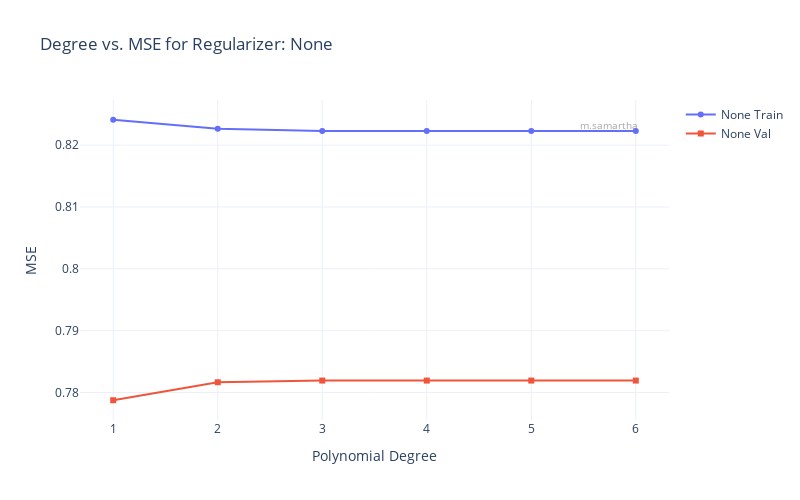
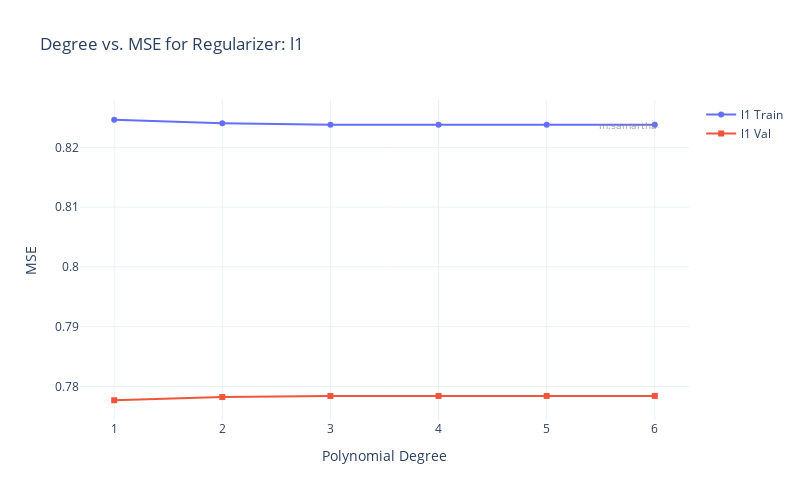
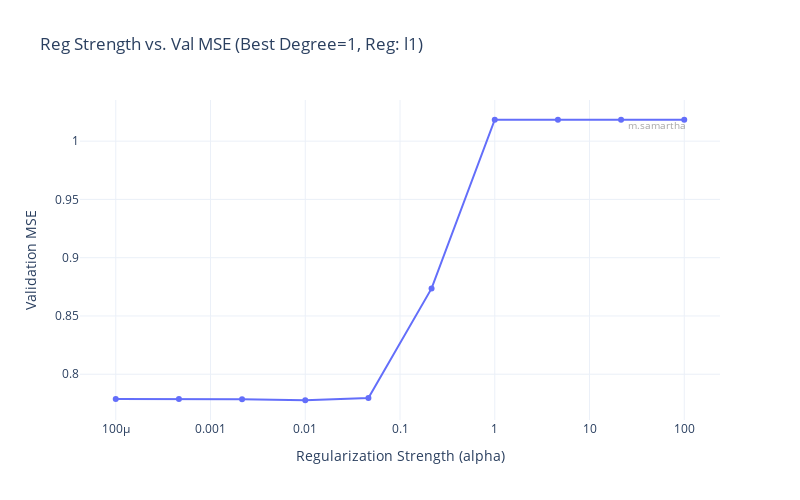
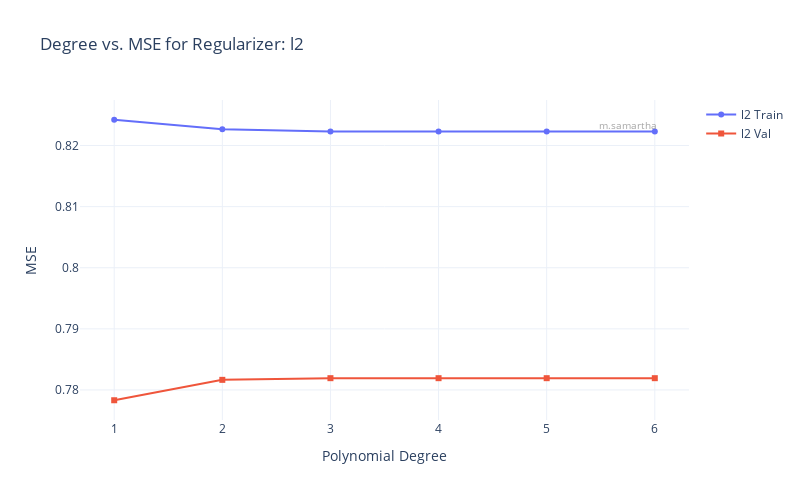

The cell these charts' notebook holds for them, in order:
### Code cell
class PolyRegressor:
    def __init__(self, degree=1, regularizer=None, reg_strength=0.0):
        """
        Initialize the polynomial regression model.
        
        Args:
            degree (int): Degree of polynomial features.
            regularizer (str or None): Type of regularization ('l1', 'l2', or None).
            reg_strength (float): Regularization strength (alpha).
        """
        self.degree = degree
        self.regularizer = regularizer
        self.reg_strength = reg_strength
        self.username = "m.samartha"
        # Polynomial expansion and scaling
        self.poly = PolynomialFeatures(degree=self.degree)
        self.scaler = StandardScaler()

        # Model selection
        if self.regularizer is None:
            self.model = LinearRegression()
        elif self.regularizer == 'l1':
            self.model = Lasso(alpha=self.reg_strength, max_iter=10000)
        elif self.regularizer == 'l2':
            self.model = Ridge(alpha=self.reg_strength, max_iter=10000)
        else:
            raise ValueError("regularizer must be one of None, 'l1', 'l2'")
    
    def prepare_data(self, df, target_col="GPA", 
                     test_size=0.2, val_size=0.2, random_state=seed):
        """
        Split dataframe into train, validation, and test sets.
        One-hot encode categorical features and return numpy arrays.

        Args:
            df (pd.DataFrame): Input dataframe with features + target.
            target_col (str): Name of the target column (default "GPA").
            test_size (float): Fraction of data to use for test.
            val_size (float): Fraction of data to use for validation.
            random_state (int): Random seed for reproducibility.

        Returns:
            X_train, y_train, X_val, y_val, X_test, y_test (all numpy arrays)
        """
        # Separate features (X) and target (y)
        X = df.drop(columns=[target_col])
        y = df[target_col]

        # One-hot encode categorical features
        X = pd.get_dummies(X, drop_first=True)  

        # First split: train+val vs test
        X_temp, X_test, y_temp, y_test = train_test_split(
            X, y, test_size=test_size, random_state=random_state
        )

        # Second split: train vs val (from temp set)
        val_fraction = val_size / (1 - test_size)  # adjust val proportion
        X_train, X_val, y_train, y_val = train_test_split(
            X_temp, y_temp, test_size=val_fraction, random_state=random_state
        )

        # Convert to numpy arrays (for sklearn)
        return (X_train.to_numpy(), y_train.to_numpy(),
                X_val.to_numpy(), y_val.to_numpy(),
                X_test.to_numpy(), y_test.to_numpy())

    def run_poly_regression(self, X_train, y_train, X_val, y_val, X_test, y_test):
        """
        Fit model, make predictions, and return results.
        """
        # polynomial expansion
        X_train_poly = self.poly.fit_transform(X_train) # fit only on training data
        X_val_poly = self.poly.transform(X_val)
        X_test_poly = self.poly.transform(X_test)

        # scaling
        X_train_poly = self.scaler.fit_transform(X_train_poly) # fit only on training data
        X_val_poly = self.scaler.transform(X_val_poly)
        X_test_poly = self.scaler.transform(X_test_poly)

        # fit model and get parameters for model
        self.model.fit(X_train_poly, y_train)

        # predictions
        y_train_pred = self.model.predict(X_train_poly)
        y_val_pred = self.model.predict(X_val_poly)
        y_test_pred = self.model.predict(X_test_poly)

        # results
        results = {
            "train_mse": mean_squared_error(y_train, y_train_pred),
            "val_mse": mean_squared_error(y_val, y_val_pred),
            "test_mse": mean_squared_error(y_test, y_test_pred),
            "coeffs": self.model.coef_,
            "poly": self.poly
        }
        return results
    
    def grid_search(self, X_train, y_train, X_val, y_val, X_test, y_test,
                    regularizers=[None, 'l1', 'l2'],
                    degrees=range(1, 7),
                    reg_strengths=np.logspace(-4, 2, 10)):
        """
        Run experiments across multiple regularizers, degrees, and strengths.
        Returns nested dict: results_all[reg][degree] = {train, val, alphas}.
        """
        results_all = {}

        for reg in regularizers:
            results_all[reg] = {}
            for d in degrees:
                val_mses, train_mses = [], []

                # if no reg, just run once with strength=0.0
                for alpha in (reg_strengths if reg else [0.0]):
                    # create a fresh regressor each time
                    regressor = PolyRegressor(degree=d,
                                              regularizer=reg,
                                              reg_strength=alpha)
                    res = regressor.run_poly_regression(X_train, y_train,
                                                        X_val, y_val,
                                                        X_test, y_test)
                    val_mses.append(res["val_mse"])
                    train_mses.append(res["train_mse"])

                results_all[reg][d] = {
                    "train": train_mses,
                    "val": val_mses,
                    "alphas": (reg_strengths if reg else [0.0])
                }
        return results_all
    
    def plot_degree_vs_mse(self, results, degrees=range(1, 7)):
        """
        Plot Train/Validation MSE vs Polynomial Degree for each regularizer.
        """
        for reg in results.keys():
            train_errors = []
            val_errors = []
            for d in degrees:
                idx = np.argmin(results[reg][d]["val"])  # best alpha for this degree
                val_errors.append(results[reg][d]["val"][idx])
                train_errors.append(results[reg][d]["train"][idx])

            # Degree vs MSE
            fig1 = go.Figure()

            fig1.add_trace(go.Scatter(
                x=list(degrees),
                y=train_errors,
                mode="lines+markers",
                name=f"{reg} Train",
                marker=dict(symbol="circle")
            ))

            fig1.add_trace(go.Scatter(
                x=list(degrees),
                y=val_errors,
                mode="lines+markers",
                name=f"{reg} Val",
                marker=dict(symbol="square")
            ))

            fig1.update_layout(
                width = 800,
                height = 500,
                title=f"Degree vs. MSE for Regularizer: {reg}",
                xaxis_title="Polynomial Degree",
                yaxis_title="MSE",
                template="plotly_white"
            )
            fig1.add_annotation(
                x=0.95, y=0.95,
                xref="paper", yref="paper",  # relative to axes
                text=self.username,
                showarrow=False,
                font=dict(size=10, color="gray"),
                align="right",
                opacity=0.7
            )

            fig1.show()

            # Skip if no regularizer
            if reg is not None:
                # Regularization strength vs Val MSE
                best_degree = min(degrees, key=lambda d: min(results[reg][d]["val"]))
                alphas = results[reg][best_degree]["alphas"]
                val_mse = results[reg][best_degree]["val"]

                fig2 = go.Figure()
                fig2.add_trace(go.Scatter(
                    x=alphas, y=val_mse,
                    mode="lines+markers",
                    marker=dict(symbol="circle"),
                    name="Validation MSE"
                ))

                fig2.update_layout(
                    width=800,
                    height=500,
                    title=f"Reg Strength vs. Val MSE (Best Degree={best_degree}, Reg: {reg})",
                    xaxis=dict(title="Regularization Strength (alpha)", type="log"),
                    yaxis=dict(title="Validation MSE"),
                    template="plotly_white"
                )

                fig2.add_annotation(
                    x=0.95, y=0.95,
                    xref="paper", yref="paper",  # relative to axes
                    text=self.username,    
                    showarrow=False,
                    font=dict(size=10, color="gray"),
                    align="right",
                    opacity=0.7
                )

                fig2.show()
            
LR = PolyRegressor()
X_train, y_train, X_val, y_val, X_test, y_test = LR.prepare_data(df)
results = LR.grid_search(X_train, y_train, X_val, y_val, X_test, y_test)
LR.plot_degree_vs_mse(results)

### Figure 1 — Plotly figure (JSON) as saved in the notebook; plotly's stock layout.template omitted (floating-point values rounded to 4 significant figures)
{"data": [{"marker": {"symbol": "circle"}, "mode": "lines+markers", "name": "None Train", "type": "scatter", "x": [1, 2, 3, 4, 5, 6], "y": [0.8241, 0.8226, 0.8223, 0.8223, 0.8223, 0.8223]}, {"marker": {"symbol": "square"}, "mode": "lines+markers", "name": "None Val", "type": "scatter", "x": [1, 2, 3, 4, 5, 6], "y": [0.7787, 0.7817, 0.7819, 0.7819, 0.7819, 0.7819]}], "layout": {"annotations": [{"align": "right", "font": {"color": "gray", "size": 10}, "opacity": 0.7, "showarrow": false, "text": "m.samartha", "x": 0.95, "xref": "paper", "y": 0.95, "yref": "paper"}], "height": 500, "title": {"text": "Degree vs. MSE for Regularizer: None"}, "width": 800, "xaxis": {"title": {"text": "Polynomial Degree"}}, "yaxis": {"title": {"text": "MSE"}}}}

### Figure 2 — Plotly figure (JSON) as saved in the notebook; plotly's stock layout.template omitted (floating-point values rounded to 4 significant figures)
{"data": [{"marker": {"symbol": "circle"}, "mode": "lines+markers", "name": "l1 Train", "type": "scatter", "x": [1, 2, 3, 4, 5, 6], "y": [0.8246, 0.824, 0.8238, 0.8238, 0.8238, 0.8238]}, {"marker": {"symbol": "square"}, "mode": "lines+markers", "name": "l1 Val", "type": "scatter", "x": [1, 2, 3, 4, 5, 6], "y": [0.7777, 0.7782, 0.7784, 0.7784, 0.7784, 0.7784]}], "layout": {"annotations": [{"align": "right", "font": {"color": "gray", "size": 10}, "opacity": 0.7, "showarrow": false, "text": "m.samartha", "x": 0.95, "xref": "paper", "y": 0.95, "yref": "paper"}], "height": 500, "title": {"text": "Degree vs. MSE for Regularizer: l1"}, "width": 800, "xaxis": {"title": {"text": "Polynomial Degree"}}, "yaxis": {"title": {"text": "MSE"}}}}

### Figure 3 — Plotly figure (JSON) as saved in the notebook; plotly's stock layout.template omitted (floating-point values rounded to 4 significant figures)
{"data": [{"marker": {"symbol": "circle"}, "mode": "lines+markers", "name": "Validation MSE", "type": "scatter", "x": [0.0001, 0.0004642, 0.002154, 0.01, 0.04642, 0.2154, 1.0, 4.642, 21.54, 100.0], "y": [0.7787, 0.7787, 0.7785, 0.7777, 0.7796, 0.8736, 1.018, 1.018, 1.018, 1.018]}], "layout": {"annotations": [{"align": "right", "font": {"color": "gray", "size": 10}, "opacity": 0.7, "showarrow": false, "text": "m.samartha", "x": 0.95, "xref": "paper", "y": 0.95, "yref": "paper"}], "height": 500, "title": {"text": "Reg Strength vs. Val MSE (Best Degree=1, Reg: l1)"}, "width": 800, "xaxis": {"title": {"text": "Regularization Strength (alpha)"}, "type": "log"}, "yaxis": {"title": {"text": "Validation MSE"}}}}

### Figure 4 — Plotly figure (JSON) as saved in the notebook; plotly's stock layout.template omitted (floating-point values rounded to 4 significant figures)
{"data": [{"marker": {"symbol": "circle"}, "mode": "lines+markers", "name": "l2 Train", "type": "scatter", "x": [1, 2, 3, 4, 5, 6], "y": [0.8242, 0.8226, 0.8223, 0.8223, 0.8223, 0.8223]}, {"marker": {"symbol": "square"}, "mode": "lines+markers", "name": "l2 Val", "type": "scatter", "x": [1, 2, 3, 4, 5, 6], "y": [0.7783, 0.7817, 0.7819, 0.7819, 0.7819, 0.7819]}], "layout": {"annotations": [{"align": "right", "font": {"color": "gray", "size": 10}, "opacity": 0.7, "showarrow": false, "text": "m.samartha", "x": 0.95, "xref": "paper", "y": 0.95, "yref": "paper"}], "height": 500, "title": {"text": "Degree vs. MSE for Regularizer: l2"}, "width": 800, "xaxis": {"title": {"text": "Polynomial Degree"}}, "yaxis": {"title": {"text": "MSE"}}}}
